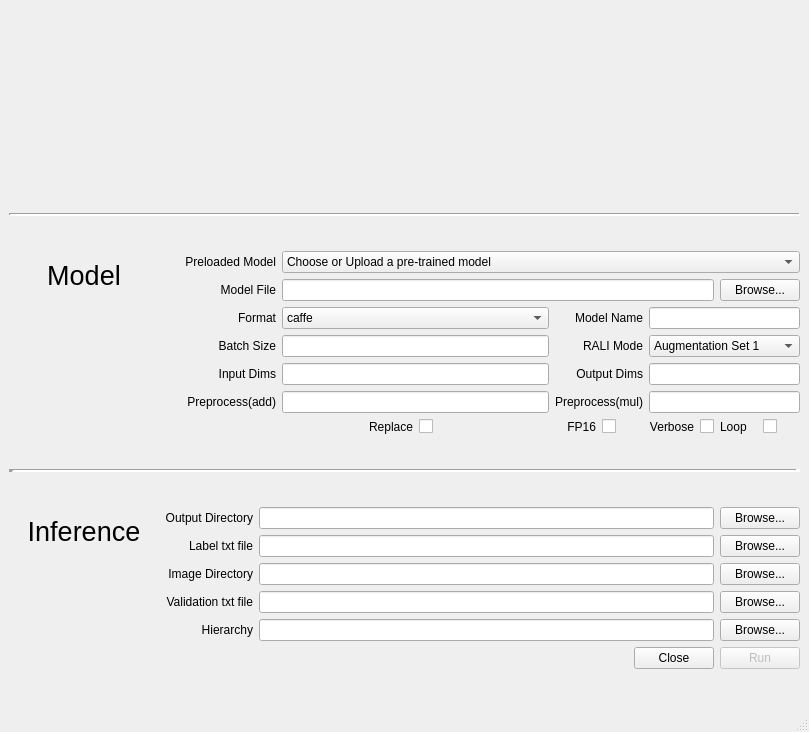
<?xml version="1.0" encoding="UTF-8"?>
<ui version="4.0">
 <class>MainWindow</class>
 <widget class="QMainWindow" name="MainWindow">
  <property name="geometry">
   <rect>
    <x>0</x>
    <y>0</y>
    <width>809</width>
    <height>732</height>
   </rect>
  </property>
  <property name="sizePolicy">
   <sizepolicy hsizetype="Minimum" vsizetype="Minimum">
    <horstretch>0</horstretch>
    <verstretch>0</verstretch>
   </sizepolicy>
  </property>
  <property name="windowTitle">
   <string>MIVisionX Validation Tool</string>
  </property>
  <widget class="QWidget" name="centralwidget">
   <layout class="QVBoxLayout" name="verticalLayout">
    <item>
     <layout class="QHBoxLayout" name="logos_layout">
      <item>
       <widget class="QLabel" name="AMD_logo">
        <property name="sizePolicy">
         <sizepolicy hsizetype="Preferred" vsizetype="Fixed">
          <horstretch>0</horstretch>
          <verstretch>0</verstretch>
         </sizepolicy>
        </property>
        <property name="maximumSize">
         <size>
          <width>16777215</width>
          <height>100</height>
         </size>
        </property>
        <property name="text">
         <string/>
        </property>
        <property name="pixmap">
         <pixmap>data/images/AMD_Radeon.png</pixmap>
        </property>
        <property name="alignment">
         <set>Qt::AlignCenter</set>
        </property>
       </widget>
      </item>
      <item>
       <widget class="QLabel" name="MIVisionX_logo">
        <property name="sizePolicy">
         <sizepolicy hsizetype="Preferred" vsizetype="Fixed">
          <horstretch>0</horstretch>
          <verstretch>0</verstretch>
         </sizepolicy>
        </property>
        <property name="maximumSize">
         <size>
          <width>16777214</width>
          <height>100</height>
         </size>
        </property>
        <property name="text">
         <string/>
        </property>
        <property name="pixmap">
         <pixmap>data/images/MIVisionX-logo.png</pixmap>
        </property>
        <property name="alignment">
         <set>Qt::AlignCenter</set>
        </property>
       </widget>
      </item>
      <item>
       <widget class="QLabel" name="EPYC_logo">
        <property name="sizePolicy">
         <sizepolicy hsizetype="Preferred" vsizetype="Fixed">
          <horstretch>0</horstretch>
          <verstretch>0</verstretch>
         </sizepolicy>
        </property>
        <property name="maximumSize">
         <size>
          <width>16777215</width>
          <height>100</height>
         </size>
        </property>
        <property name="text">
         <string/>
        </property>
        <property name="pixmap">
         <pixmap>data/images/EPYC-blue.png</pixmap>
        </property>
        <property name="alignment">
         <set>Qt::AlignCenter</set>
        </property>
       </widget>
      </item>
     </layout>
    </item>
    <item>
     <spacer name="verticalSpacer_3">
      <property name="orientation">
       <enum>Qt::Vertical</enum>
      </property>
      <property name="sizeType">
       <enum>QSizePolicy::Fixed</enum>
      </property>
      <property name="sizeHint" stdset="0">
       <size>
        <width>20</width>
        <height>40</height>
       </size>
      </property>
     </spacer>
    </item>
    <item>
     <widget class="QFrame" name="frame">
      <property name="frameShape">
       <enum>QFrame::HLine</enum>
      </property>
      <property name="frameShadow">
       <enum>QFrame::Sunken</enum>
      </property>
      <property name="lineWidth">
       <number>2</number>
      </property>
     </widget>
    </item>
    <item>
     <layout class="QGridLayout" name="gridLayout">
      <item row="3" column="4" colspan="2">
       <widget class="QComboBox" name="mode_comboBox">
        <property name="enabled">
         <bool>true</bool>
        </property>
        <item>
         <property name="text">
          <string>Augmentation Set 1</string>
         </property>
        </item>
        <item>
         <property name="text">
          <string>Augmentation Set 2</string>
         </property>
        </item>
        <item>
         <property name="text">
          <string>Augmentation Set 3</string>
         </property>
        </item>
       </widget>
      </item>
      <item row="6" column="3">
       <layout class="QHBoxLayout" name="fp16_Layout">
        <item>
         <widget class="QLabel" name="fp16_label">
          <property name="font">
           <font>
            <family>Ubuntu</family>
           </font>
          </property>
          <property name="text">
           <string>FP16</string>
          </property>
          <property name="alignment">
           <set>Qt::AlignRight|Qt::AlignTrailing|Qt::AlignVCenter</set>
          </property>
         </widget>
        </item>
        <item>
         <widget class="QCheckBox" name="fp16_checkBox">
          <property name="text">
           <string/>
          </property>
         </widget>
        </item>
       </layout>
      </item>
      <item row="0" column="1">
       <widget class="QLabel" name="upload_label">
        <property name="layoutDirection">
         <enum>Qt::RightToLeft</enum>
        </property>
        <property name="text">
         <string>Preloaded Model</string>
        </property>
        <property name="alignment">
         <set>Qt::AlignRight|Qt::AlignTrailing|Qt::AlignVCenter</set>
        </property>
       </widget>
      </item>
      <item row="6" column="2">
       <layout class="QHBoxLayout" name="replace_Layout">
        <item>
         <widget class="QLabel" name="replace_label">
          <property name="text">
           <string>Replace</string>
          </property>
          <property name="alignment">
           <set>Qt::AlignRight|Qt::AlignTrailing|Qt::AlignVCenter</set>
          </property>
         </widget>
        </item>
        <item>
         <widget class="QCheckBox" name="replace_checkBox">
          <property name="text">
           <string/>
          </property>
         </widget>
        </item>
       </layout>
      </item>
      <item row="0" column="0" rowspan="6">
       <widget class="QFrame" name="model_frame">
        <property name="sizePolicy">
         <sizepolicy hsizetype="MinimumExpanding" vsizetype="Preferred">
          <horstretch>0</horstretch>
          <verstretch>0</verstretch>
         </sizepolicy>
        </property>
        <property name="minimumSize">
         <size>
          <width>150</width>
          <height>0</height>
         </size>
        </property>
        <property name="maximumSize">
         <size>
          <width>150</width>
          <height>16777215</height>
         </size>
        </property>
        <property name="frameShape">
         <enum>QFrame::NoFrame</enum>
        </property>
        <property name="frameShadow">
         <enum>QFrame::Raised</enum>
        </property>
        <layout class="QVBoxLayout" name="verticalLayout_2">
         <item>
          <widget class="QLabel" name="model_label">
           <property name="font">
            <font>
             <family>Ubuntu</family>
             <pointsize>20</pointsize>
             <weight>50</weight>
             <bold>false</bold>
            </font>
           </property>
           <property name="text">
            <string>Model</string>
           </property>
           <property name="alignment">
            <set>Qt::AlignCenter</set>
           </property>
          </widget>
         </item>
         <item>
          <spacer name="verticalSpacer">
           <property name="orientation">
            <enum>Qt::Vertical</enum>
           </property>
           <property name="sizeHint" stdset="0">
            <size>
             <width>20</width>
             <height>40</height>
            </size>
           </property>
          </spacer>
         </item>
        </layout>
       </widget>
      </item>
      <item row="1" column="1">
       <widget class="QLabel" name="file_label">
        <property name="minimumSize">
         <size>
          <width>111</width>
          <height>0</height>
         </size>
        </property>
        <property name="font">
         <font>
          <family>Ubuntu</family>
         </font>
        </property>
        <property name="text">
         <string>Model File</string>
        </property>
        <property name="alignment">
         <set>Qt::AlignRight|Qt::AlignTrailing|Qt::AlignVCenter</set>
        </property>
       </widget>
      </item>
      <item row="4" column="1">
       <widget class="QLabel" name="idims__label">
        <property name="font">
         <font>
          <family>Ubuntu</family>
         </font>
        </property>
        <property name="text">
         <string>Input Dims</string>
        </property>
        <property name="alignment">
         <set>Qt::AlignRight|Qt::AlignTrailing|Qt::AlignVCenter</set>
        </property>
       </widget>
      </item>
      <item row="3" column="1">
       <widget class="QLabel" name="batch_label">
        <property name="text">
         <string>Batch Size</string>
        </property>
        <property name="alignment">
         <set>Qt::AlignRight|Qt::AlignTrailing|Qt::AlignVCenter</set>
        </property>
       </widget>
      </item>
      <item row="6" column="5">
       <layout class="QHBoxLayout" name="loop_Layout" stretch="0,0">
        <item>
         <widget class="QLabel" name="loop_label">
          <property name="text">
           <string>Loop</string>
          </property>
         </widget>
        </item>
        <item>
         <widget class="QCheckBox" name="loop_checkBox">
          <property name="text">
           <string/>
          </property>
         </widget>
        </item>
       </layout>
      </item>
      <item row="5" column="2">
       <widget class="QLineEdit" name="padd_lineEdit">
        <property name="text">
         <string/>
        </property>
       </widget>
      </item>
      <item row="2" column="4" colspan="2">
       <widget class="QLineEdit" name="name_lineEdit">
        <property name="text">
         <string/>
        </property>
       </widget>
      </item>
      <item row="5" column="3">
       <widget class="QLabel" name="pmul_label">
        <property name="font">
         <font>
          <family>Ubuntu</family>
         </font>
        </property>
        <property name="text">
         <string>Preprocess(mul)</string>
        </property>
        <property name="alignment">
         <set>Qt::AlignRight|Qt::AlignTrailing|Qt::AlignVCenter</set>
        </property>
       </widget>
      </item>
      <item row="6" column="4">
       <layout class="QHBoxLayout" name="verbose_Layout">
        <item>
         <widget class="QLabel" name="verbose_label">
          <property name="text">
           <string>Verbose</string>
          </property>
          <property name="alignment">
           <set>Qt::AlignRight|Qt::AlignTrailing|Qt::AlignVCenter</set>
          </property>
         </widget>
        </item>
        <item>
         <widget class="QCheckBox" name="verbose_checkBox">
          <property name="text">
           <string/>
          </property>
         </widget>
        </item>
       </layout>
      </item>
      <item row="2" column="3">
       <widget class="QLabel" name="name_label">
        <property name="text">
         <string>Model Name</string>
        </property>
        <property name="alignment">
         <set>Qt::AlignRight|Qt::AlignTrailing|Qt::AlignVCenter</set>
        </property>
       </widget>
      </item>
      <item row="4" column="3">
       <widget class="QLabel" name="odims_label">
        <property name="font">
         <font>
          <family>Ubuntu</family>
         </font>
        </property>
        <property name="text">
         <string>Output Dims</string>
        </property>
        <property name="alignment">
         <set>Qt::AlignRight|Qt::AlignTrailing|Qt::AlignVCenter</set>
        </property>
       </widget>
      </item>
      <item row="3" column="2">
       <widget class="QLineEdit" name="batch_lineEdit"/>
      </item>
      <item row="3" column="3">
       <widget class="QLabel" name="mode_label">
        <property name="text">
         <string>RALI Mode</string>
        </property>
        <property name="alignment">
         <set>Qt::AlignRight|Qt::AlignTrailing|Qt::AlignVCenter</set>
        </property>
       </widget>
      </item>
      <item row="1" column="5">
       <widget class="QPushButton" name="file_pushButton">
        <property name="text">
         <string>Browse...</string>
        </property>
       </widget>
      </item>
      <item row="0" column="2" colspan="4">
       <widget class="QComboBox" name="upload_comboBox">
        <item>
         <property name="text">
          <string>Choose or Upload a pre-trained model</string>
         </property>
        </item>
       </widget>
      </item>
      <item row="5" column="4" colspan="2">
       <widget class="QLineEdit" name="pmul_lineEdit">
        <property name="text">
         <string/>
        </property>
       </widget>
      </item>
      <item row="4" column="2">
       <widget class="QLineEdit" name="idims_lineEdit">
        <property name="text">
         <string/>
        </property>
       </widget>
      </item>
      <item row="5" column="1">
       <widget class="QLabel" name="padd_label">
        <property name="font">
         <font>
          <family>Ubuntu</family>
         </font>
        </property>
        <property name="text">
         <string>Preprocess(add)</string>
        </property>
        <property name="alignment">
         <set>Qt::AlignRight|Qt::AlignTrailing|Qt::AlignVCenter</set>
        </property>
       </widget>
      </item>
      <item row="1" column="2" colspan="3">
       <widget class="QLineEdit" name="file_lineEdit">
        <property name="sizePolicy">
         <sizepolicy hsizetype="Expanding" vsizetype="Preferred">
          <horstretch>0</horstretch>
          <verstretch>0</verstretch>
         </sizepolicy>
        </property>
        <property name="text">
         <string/>
        </property>
       </widget>
      </item>
      <item row="2" column="2">
       <widget class="QComboBox" name="format_comboBox">
        <property name="font">
         <font>
          <family>Ubuntu</family>
         </font>
        </property>
        <item>
         <property name="text">
          <string>caffe</string>
         </property>
        </item>
        <item>
         <property name="text">
          <string>onnx</string>
         </property>
        </item>
        <item>
         <property name="text">
          <string>nnef</string>
         </property>
        </item>
       </widget>
      </item>
      <item row="2" column="1">
       <widget class="QLabel" name="format_label">
        <property name="font">
         <font>
          <family>Ubuntu</family>
         </font>
        </property>
        <property name="text">
         <string>Format</string>
        </property>
        <property name="alignment">
         <set>Qt::AlignRight|Qt::AlignTrailing|Qt::AlignVCenter</set>
        </property>
       </widget>
      </item>
      <item row="4" column="4" colspan="2">
       <widget class="QLineEdit" name="odims_lineEdit">
        <property name="text">
         <string/>
        </property>
       </widget>
      </item>
     </layout>
    </item>
    <item>
     <widget class="QFrame" name="frame_2">
      <property name="frameShape">
       <enum>QFrame::HLine</enum>
      </property>
      <property name="frameShadow">
       <enum>QFrame::Sunken</enum>
      </property>
      <property name="lineWidth">
       <number>5</number>
      </property>
     </widget>
    </item>
    <item>
     <layout class="QGridLayout" name="inference_gridLayout">
      <item row="2" column="1">
       <widget class="QLabel" name="image_label">
        <property name="text">
         <string>Image Directory</string>
        </property>
        <property name="alignment">
         <set>Qt::AlignRight|Qt::AlignTrailing|Qt::AlignVCenter</set>
        </property>
       </widget>
      </item>
      <item row="5" column="3">
       <widget class="QPushButton" name="close_pushButton">
        <property name="sizePolicy">
         <sizepolicy hsizetype="Fixed" vsizetype="Fixed">
          <horstretch>0</horstretch>
          <verstretch>0</verstretch>
         </sizepolicy>
        </property>
        <property name="text">
         <string>Close</string>
        </property>
       </widget>
      </item>
      <item row="0" column="1">
       <widget class="QLabel" name="output_label">
        <property name="text">
         <string>Output Directory</string>
        </property>
        <property name="alignment">
         <set>Qt::AlignRight|Qt::AlignTrailing|Qt::AlignVCenter</set>
        </property>
       </widget>
      </item>
      <item row="2" column="4">
       <widget class="QPushButton" name="image_pushButton">
        <property name="enabled">
         <bool>true</bool>
        </property>
        <property name="text">
         <string>Browse...</string>
        </property>
       </widget>
      </item>
      <item row="2" column="2" colspan="2">
       <widget class="QLineEdit" name="image_lineEdit">
        <property name="enabled">
         <bool>true</bool>
        </property>
        <property name="text">
         <string/>
        </property>
       </widget>
      </item>
      <item row="3" column="2" colspan="2">
       <widget class="QLineEdit" name="val_lineEdit">
        <property name="enabled">
         <bool>true</bool>
        </property>
        <property name="text">
         <string/>
        </property>
       </widget>
      </item>
      <item row="1" column="2" colspan="2">
       <widget class="QLineEdit" name="label_lineEdit">
        <property name="enabled">
         <bool>true</bool>
        </property>
        <property name="text">
         <string/>
        </property>
       </widget>
      </item>
      <item row="0" column="0" rowspan="5">
       <widget class="QFrame" name="inference_frame">
        <property name="sizePolicy">
         <sizepolicy hsizetype="MinimumExpanding" vsizetype="Preferred">
          <horstretch>0</horstretch>
          <verstretch>0</verstretch>
         </sizepolicy>
        </property>
        <property name="minimumSize">
         <size>
          <width>150</width>
          <height>0</height>
         </size>
        </property>
        <property name="maximumSize">
         <size>
          <width>150</width>
          <height>16777215</height>
         </size>
        </property>
        <property name="frameShape">
         <enum>QFrame::NoFrame</enum>
        </property>
        <property name="frameShadow">
         <enum>QFrame::Raised</enum>
        </property>
        <layout class="QVBoxLayout" name="verticalLayout_3">
         <item>
          <widget class="QLabel" name="inference_label">
           <property name="font">
            <font>
             <pointsize>20</pointsize>
            </font>
           </property>
           <property name="text">
            <string>Inference</string>
           </property>
           <property name="alignment">
            <set>Qt::AlignCenter</set>
           </property>
          </widget>
         </item>
         <item>
          <spacer name="verticalSpacer_2">
           <property name="orientation">
            <enum>Qt::Vertical</enum>
           </property>
           <property name="sizeHint" stdset="0">
            <size>
             <width>20</width>
             <height>40</height>
            </size>
           </property>
          </spacer>
         </item>
        </layout>
       </widget>
      </item>
      <item row="4" column="4">
       <widget class="QPushButton" name="hier_pushButton">
        <property name="enabled">
         <bool>true</bool>
        </property>
        <property name="text">
         <string>Browse...</string>
        </property>
       </widget>
      </item>
      <item row="0" column="2" colspan="2">
       <widget class="QLineEdit" name="output_lineEdit">
        <property name="enabled">
         <bool>true</bool>
        </property>
        <property name="text">
         <string/>
        </property>
       </widget>
      </item>
      <item row="5" column="4">
       <widget class="QPushButton" name="run_pushButton">
        <property name="enabled">
         <bool>false</bool>
        </property>
        <property name="text">
         <string>Run</string>
        </property>
       </widget>
      </item>
      <item row="0" column="4">
       <widget class="QPushButton" name="output_pushButton">
        <property name="enabled">
         <bool>true</bool>
        </property>
        <property name="text">
         <string>Browse...</string>
        </property>
       </widget>
      </item>
      <item row="4" column="1">
       <widget class="QLabel" name="hier_label">
        <property name="text">
         <string>Hierarchy</string>
        </property>
        <property name="alignment">
         <set>Qt::AlignRight|Qt::AlignTrailing|Qt::AlignVCenter</set>
        </property>
       </widget>
      </item>
      <item row="5" column="2">
       <spacer name="horizontalSpacer">
        <property name="orientation">
         <enum>Qt::Horizontal</enum>
        </property>
        <property name="sizeType">
         <enum>QSizePolicy::MinimumExpanding</enum>
        </property>
        <property name="sizeHint" stdset="0">
         <size>
          <width>40</width>
          <height>20</height>
         </size>
        </property>
       </spacer>
      </item>
      <item row="3" column="4">
       <widget class="QPushButton" name="val_pushButton">
        <property name="enabled">
         <bool>true</bool>
        </property>
        <property name="text">
         <string>Browse...</string>
        </property>
       </widget>
      </item>
      <item row="1" column="4">
       <widget class="QPushButton" name="label_pushButton">
        <property name="enabled">
         <bool>true</bool>
        </property>
        <property name="text">
         <string>Browse...</string>
        </property>
       </widget>
      </item>
      <item row="3" column="1">
       <widget class="QLabel" name="val_label">
        <property name="text">
         <string>Validation txt file</string>
        </property>
        <property name="alignment">
         <set>Qt::AlignRight|Qt::AlignTrailing|Qt::AlignVCenter</set>
        </property>
       </widget>
      </item>
      <item row="1" column="1">
       <widget class="QLabel" name="label">
        <property name="text">
         <string>Label txt file</string>
        </property>
        <property name="alignment">
         <set>Qt::AlignRight|Qt::AlignTrailing|Qt::AlignVCenter</set>
        </property>
       </widget>
      </item>
      <item row="4" column="2" colspan="2">
       <widget class="QLineEdit" name="hier_lineEdit">
        <property name="enabled">
         <bool>true</bool>
        </property>
        <property name="text">
         <string/>
        </property>
       </widget>
      </item>
     </layout>
    </item>
   </layout>
  </widget>
  <widget class="QMenuBar" name="menubar">
   <property name="geometry">
    <rect>
     <x>0</x>
     <y>0</y>
     <width>809</width>
     <height>22</height>
    </rect>
   </property>
  </widget>
  <widget class="QStatusBar" name="statusbar"/>
 </widget>
 <tabstops>
  <tabstop>upload_comboBox</tabstop>
  <tabstop>file_lineEdit</tabstop>
  <tabstop>file_pushButton</tabstop>
  <tabstop>format_comboBox</tabstop>
  <tabstop>name_lineEdit</tabstop>
  <tabstop>batch_lineEdit</tabstop>
  <tabstop>mode_comboBox</tabstop>
  <tabstop>idims_lineEdit</tabstop>
  <tabstop>odims_lineEdit</tabstop>
  <tabstop>padd_lineEdit</tabstop>
  <tabstop>pmul_lineEdit</tabstop>
  <tabstop>replace_checkBox</tabstop>
  <tabstop>fp16_checkBox</tabstop>
  <tabstop>verbose_checkBox</tabstop>
  <tabstop>loop_checkBox</tabstop>
  <tabstop>output_lineEdit</tabstop>
  <tabstop>output_pushButton</tabstop>
  <tabstop>label_lineEdit</tabstop>
  <tabstop>label_pushButton</tabstop>
  <tabstop>image_lineEdit</tabstop>
  <tabstop>image_pushButton</tabstop>
  <tabstop>val_lineEdit</tabstop>
  <tabstop>val_pushButton</tabstop>
  <tabstop>hier_lineEdit</tabstop>
  <tabstop>hier_pushButton</tabstop>
  <tabstop>close_pushButton</tabstop>
  <tabstop>run_pushButton</tabstop>
 </tabstops>
 <resources/>
 <connections/>
</ui>
